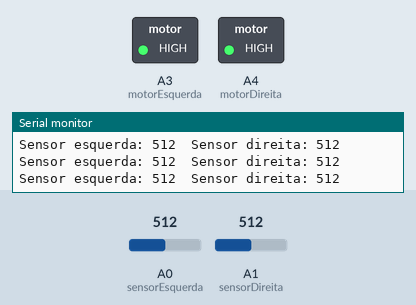
A sketch run on a simulated Arduino Uno, built with avr-gcc and run on an emulated ATmega328P. On the bench: switched loads named in the sketch (green lamp = pin HIGH), the last lines printed to the serial monitor. The test bench sets the inputs (shaded band); at power-on: A0 (sensorEsquerda) = 512, A1 (sensorDireita) = 512.

Above: at 1.3 s.
1.4 s: A0 (sensorEsquerda) set to 107
4.4 s: A0 (sensorEsquerda) set to 93
7.4 s: A1 (sensorDireita) set to 219
10.4 s: A1 (sensorDireita) set to 187
At 11.0 s:
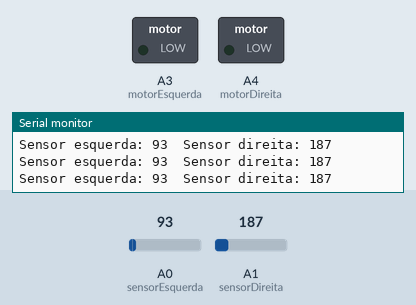
11.9 s: A1 (sensorDireita) set to 210
At 12.8 s:
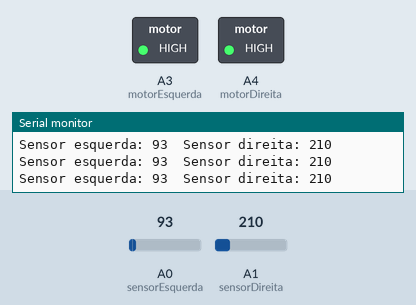
14.9 s: A1 (sensorDireita) set to 190
At 15.6 s:
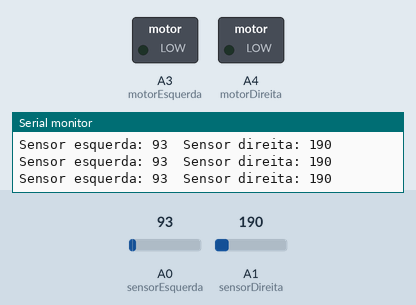
Timing chart, 0 to 17.4 s (numbered marks = the images above; inputs shaded):
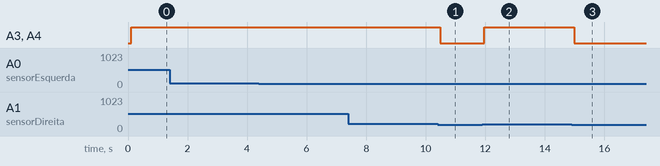

Measured:
- the behaviour switches between 201 and 200 on A1 (sensorDireita) (found by bisection; images 0 and 1)
- after the input at 10.4 s, A3 (motorEsquerda), A4 (motorDireita): HIGH → LOW after 0.09 s
- after the input at 11.9 s, A3 (motorEsquerda), A4 (motorDireita): LOW → HIGH after 0.07 s
- after the input at 14.9 s, A3 (motorEsquerda), A4 (motorDireita): HIGH → LOW after 0.09 s

The sketch:

ada.ino
```cpp
int sensorEsquerda = A0;
int sensorDireita = A1;


int motorEsquerda = A3;
int motorDireita = A4;

int leituraEsquerda = 0;
int leituraDireita = 0;


void setup() {

Serial.begin(9600);
delay(100);
}

void loop() {

  leituraEsquerda = analogRead(sensorEsquerda);
  leituraDireita = analogRead(sensorDireita);

  Serial.print("Sensor esquerda: ");
  Serial.print(leituraEsquerda);
  Serial.print("  Sensor direita: ");
  Serial.println(leituraDireita);

//  digitalWrite(motorEsquerda, HIGH);
//  digitalWrite(motorDireita, HIGH);

   if(leituraEsquerda > 200 || leituraDireita > 200){
   //   digitalWrite(motorEsquerda, HIGH);
   //   digitalWrite(motorDireita, HIGH);
        analogWrite(motorEsquerda, 255);
        analogWrite(motorDireita, 255);
   }
   else{
   //   digitalWrite(motorEsquerda, LOW);
   //   digitalWrite(motorDireita, LOW);
        analogWrite(motorEsquerda, 0);
        analogWrite(motorDireita, 0);
   }
}
```
